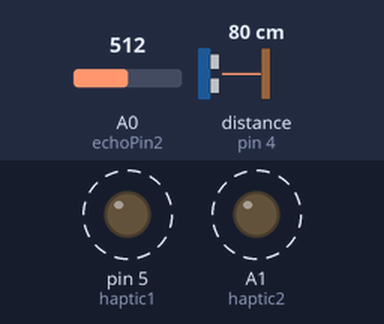
Bench run of a sketch on a simulated Arduino Uno, built with avr-gcc and run on an emulated ATmega328P. Parts: output pins drawn as LEDs (lit = HIGH). Wiring (inferred from the names in the program): ultrasonic range finder: trigger pin 4; echo pin 4. Dashed ring = blinking. The test bench sets the inputs (shaded band); at power-on: distance to the obstacle (sensor on pin 4) 80 cm, A0 (echoPin2) = 512. The echo pulse lasts 58.3 µs per cm; what the sketch prints to the serial monitor is not drawn.

Above: at 3.8 s.
3.9 s: distance to the obstacle (sensor on pin 4) set to 45 cm
5.4 s: distance to the obstacle (sensor on pin 4) set to 37 cm
At 5.5 s:
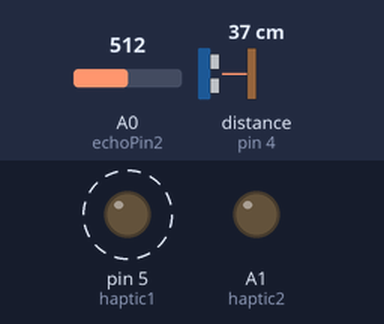
8.4 s: distance to the obstacle (sensor on pin 4) set to 2 cm
11.4 s: A0 (echoPin2) set to 900
14.4 s: distance to the obstacle (sensor on pin 4) set to 35 cm
17.4 s: distance to the obstacle (sensor on pin 4) set to 60 cm
At 17.4 s:
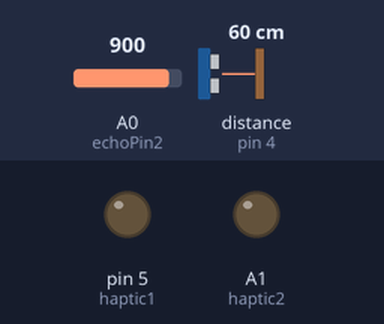
Timing chart, 0 to 19.9 s (numbered marks = the images above; inputs shaded):
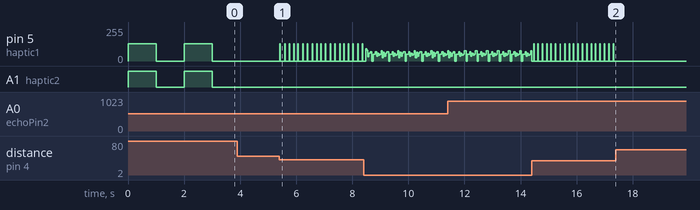

Measured:
- the behaviour switches between 41 and 40 cm on distance to the obstacle (sensor on pin 4) (found by bisection; images 0 and 1)
- after the input at 3.9 s, every drawn part: stays the same
- after the input at 5.4 s, pin 5 (haptic1): alternates 130/255 for 0.02 s and 0/255 for 0.15 s, starting at once
- after the input at 17.4 s, pin 5 (haptic1): stops changing and stays 0/255
- by itself, pin 5 (haptic1): alternates 130/255 for 1.0 s and 0/255 for 1.0 s
- by itself, A1 (haptic2): alternates HIGH for 1.0 s and LOW for 1.0 s

The sketch:

HapticVest_V1.1.ino
```cpp
/*
   Sensitivity buttons
   Lower Power Battery Sensor
   Turn on and off the glasses front and back
   Overall on off switch
*/
const uint8_t echoPin1 = 4;
const uint8_t echoPin2 = A0;
const uint8_t echoPin3 = 6;
const uint8_t echoPin4 = 2;
const uint8_t increase = 1;
const uint8_t  decrease = 2;

const uint8_t  haptic1 = 5;
const uint8_t  haptic2 = A1;
const uint8_t  haptic3 = 7;
const uint8_t  haptic4 = 3;
const uint8_t  voltage = A2;


volatile float distance1;
volatile float distance2;
volatile float distance3;
volatile float distance4;
volatile int Sensitivity = 110;


volatile float avgD1[50];
volatile float avgD1Off[] = {0, 0, 0, 0, 0, 0, 0, 0, 0, 0, 0, 0, 0, 0, 0, 0, 0, 0, 0, 0, 0, 0, 0, 0, 0, 0, 0, 0, 0, 0, 0, 0, 0, 0, 0, 0, 0, 0, 0, 0, 0, 0, 0, 0, 0, 0, 0, 0, 0, 0};
volatile float avgD1Num = 0;
volatile int k1 = 0;

volatile float avgD2[50];
volatile float avgD2Off[] =  {0, 0, 0, 0, 0, 0, 0, 0, 0, 0, 0, 0, 0, 0, 0, 0, 0, 0, 0, 0, 0, 0, 0, 0, 0, 0, 0, 0, 0, 0, 0, 0, 0, 0, 0, 0, 0, 0, 0, 0, 0, 0, 0, 0, 0, 0, 0, 0, 0, 0};
volatile float avgD2Num = 0;
volatile int k2 = 0;

volatile float avgD3[50];
volatile float avgD3Off[] = {0, 0, 0, 0, 0, 0, 0, 0, 0, 0, 0, 0, 0, 0, 0, 0, 0, 0, 0, 0, 0, 0, 0, 0, 0, 0, 0, 0, 0, 0, 0, 0, 0, 0, 0, 0, 0, 0, 0, 0, 0, 0, 0, 0, 0, 0, 0, 0, 0, 0};
volatile float avgD3Num = 0;
volatile int k3 = 0;

volatile float avgD4[50];
volatile float avgD4Off[] =  {0, 0, 0, 0, 0, 0, 0, 0, 0, 0, 0, 0, 0, 0, 0, 0, 0, 0, 0, 0, 0, 0, 0, 0, 0, 0, 0, 0, 0, 0, 0, 0, 0, 0, 0, 0, 0, 0, 0, 0, 0, 0, 0, 0, 0, 0, 0, 0, 0, 0};
volatile float avgD4Num = 0;
volatile int k4 = 0;


volatile int i = 0;
bool vFlag = 1;


void setup() {

  pinMode(haptic1, OUTPUT);
  pinMode(haptic2, OUTPUT);
  pinMode(increase, INPUT);
  pinMode(decrease, INPUT);
  pinMode(voltage, INPUT);
  Serial.begin(115200);

}

void loop() {

  do {
    distance1 = Echo(echoPin1);

  } while (distance1 < 0);
  checkArray(avgD1, avgD1Num, avgD1Off, distance1, k1);


  /*do {
     Echo(echoPin2);
    } while (distance2 < 0);
    checkArray(avgD2, avgD2Num, avgD2Off, distance2, k2);

    do {
     Echo(echoPin3);
    } while (distance3 < 0);
    checkArray(avgD3, avgD3Num, avgD3Off, distance3, k3);

    do {
     Echo(echoPin4);
    } while (distance4 < 0);
    checkArray(avgD4, avgD4Num, avgD4Off, distance4, k4);
  */

  int voltage = analogRead(voltage) * (5.0 / 1023.0);
  if (voltage < 3.5 && vFlag) {
    ALERT();
    vFlag = 0;
  }


  if (i % 10 == 0) {
    if (distance1 < 20) {
      analogWrite(haptic1, 130);
    } else if (distance1 < 30 && i % 20 == 0) {
      analogWrite(haptic1, 130);
    } else if (distance1 < 40 && i % 40 == 0) {
      analogWrite(haptic1, 130);
    }

  } else if (i % 10 == 5) {
    analogWrite(haptic1, 0);
  }


  i++;
}

volatile float Echo(uint8_t pin) {
  pinMode(pin, OUTPUT);
  digitalWrite(pin, LOW);
  delayMicroseconds(2);
  digitalWrite(pin, HIGH);
  delayMicroseconds(20);
  digitalWrite(pin, LOW);
  pinMode(pin, INPUT);
  float duration = pulseIn(pin, HIGH);
  float distance = duration * 0.034 / 2.0;
  return distance;
}

void sensitivity() {
  while (digitalRead(increase)) {
    if (Sensitivity < 130) {

      Sensitivity += 5;
      analogWrite(haptic1, Sensitivity);
      analogWrite(haptic2, Sensitivity);
    } else {
      delay(500);
      analogWrite(haptic1, 0);
      analogWrite(haptic2, 0);
    }
    delay(300);
  }

  while (digitalRead(decrease)) {
    if (Sensitivity > 50) {

      Sensitivity -= 5;
      analogWrite(haptic1, Sensitivity);
      analogWrite(haptic2, Sensitivity);
    } else {
      delay(500);
      analogWrite(haptic1, 0);
      analogWrite(haptic2, 0);
    }
    delay(300);
  }
}

float getAverage(volatile float arr[]) {
  float avg = 0;
  for (int i = 0; i < 50; i++) {
    avg += arr[i];
  }
  avg = avg / 50.0;
  return avg;
}
void ALERT() {
  analogWrite(haptic1, 130);
  analogWrite(haptic2, 130);
  delay(1000);
  analogWrite(haptic1, 0);
  analogWrite(haptic2, 0);
  delay(1000);
  analogWrite(haptic1, 130);
  analogWrite(haptic2, 130);
  delay(1000);
  analogWrite(haptic1, 0);
  analogWrite(haptic2, 0);
}


void checkArray(volatile float avgD[], volatile float &avgDNum, volatile float avgDOff[], volatile float distance, volatile int &k) {

  if (i < 50) {
    avgD[i] = distance;

  } else if (i == 50) {
    avgDNum = getAverage(avgD);
    for (int j = 0; j < 50; j++) {

      Serial.print(avgD[j]);
      Serial.print(" ");
    }
    Serial.println();
  } else if (i > 50) {
    if (distance < avgDNum * 1.2 && distance > avgDNum * 0.8) {
      avgD[i % 50] = distance;
      avgDNum = getAverage(avgD);
      k = 0;
      if (i % 50 == 0) {
        for (int j = 0; j < 50; j++) {

          Serial.print(avgD[j]);
          Serial.print(" ");
        }
        Serial.print("   Avg: ");
        Serial.println(avgDNum);
      }
    } else {
      avgDOff[k % 50] = distance;
      k++;
      if (k == 50) {

        for (int j = 0; j < 50; j++) {
          avgD[j] = avgDOff[j];
          Serial.print(avgD[j]);
          Serial.print(" ");
          avgDOff[j] = 0;
        }
        avgDNum = getAverage(avgD);
        Serial.print("Changed Array Avg: ");
        Serial.println(avgDNum);
        k = 0;
      }
    }
  }
}


//  if (i < 10) {
//    avgD1[i] = distance1;
//  } else if (i == 10) {
//    avgD1Num = getAverage(avgD1);
//  } else if (i > 10) {
//    if (distance1 < avgD1Num+10 && distance1 > avgD1Num -10) {
//      avgD1[i % 10] = distance1;
//      avgD1Num = getAverage(avgD1);
//      k = 0;
//    } else {
//      avgD1Off[k1 % 10] = distance1;
//      k1++;
//      if (k1 == 10) {
//
//        for (int j = 0; j < 10; j++) {
//          avgD1[j] = avgD1Off[j];
//          avgD1Off[j] = 0;
//        }
//      }
//    }
//  }
```
